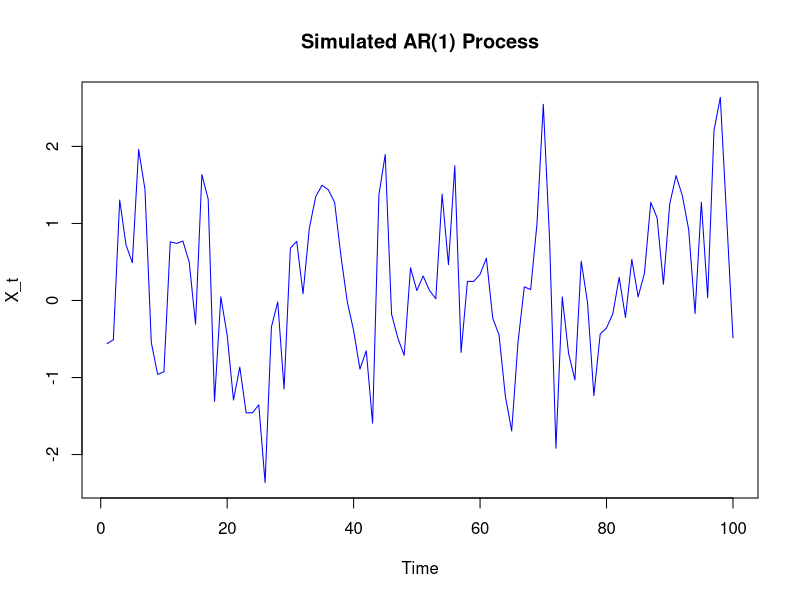
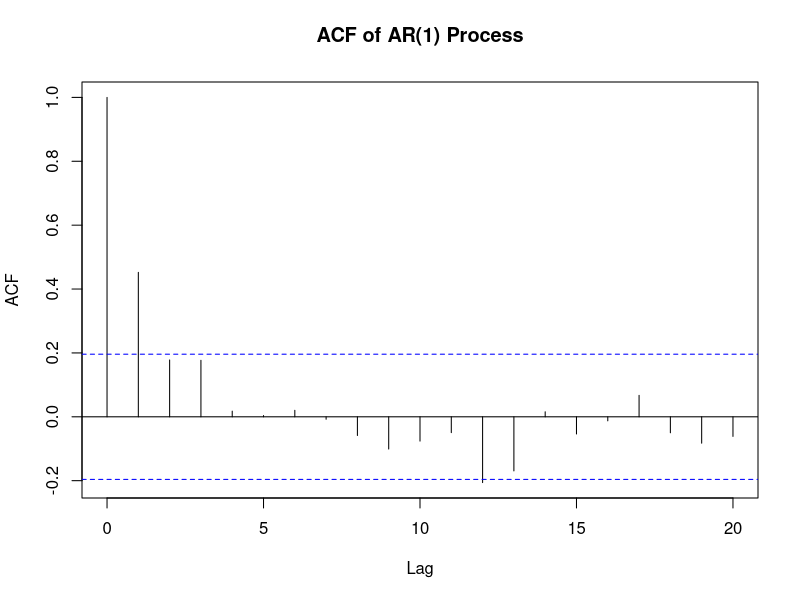
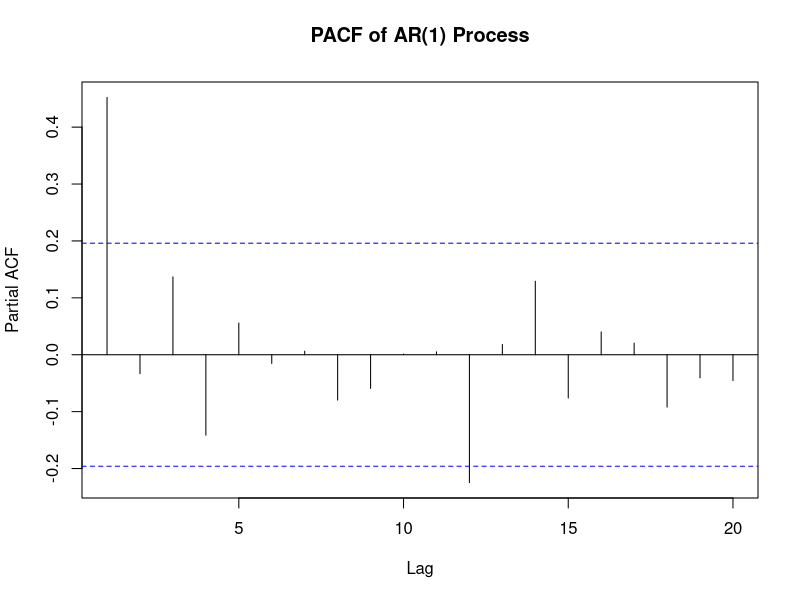
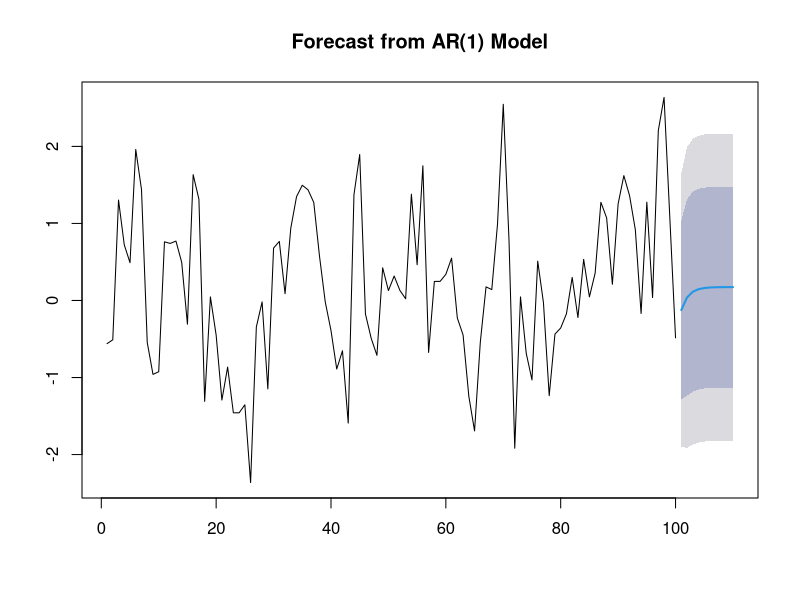
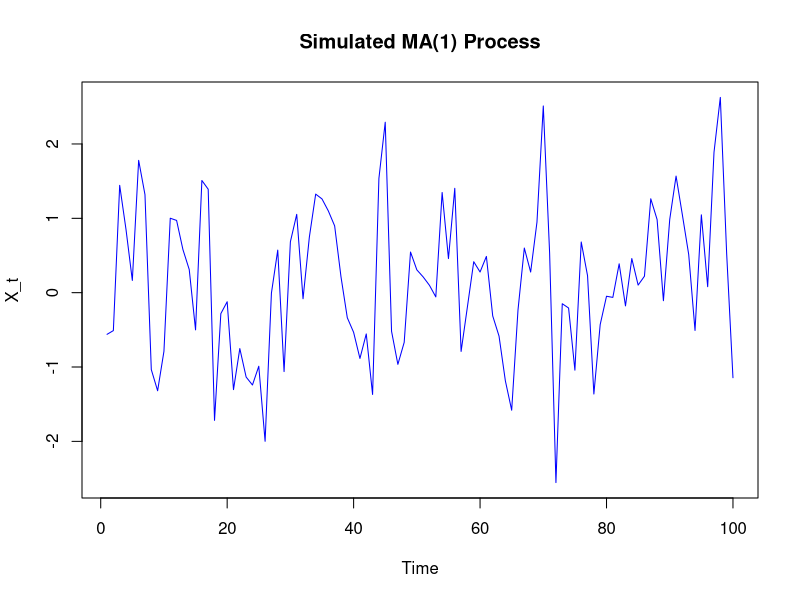
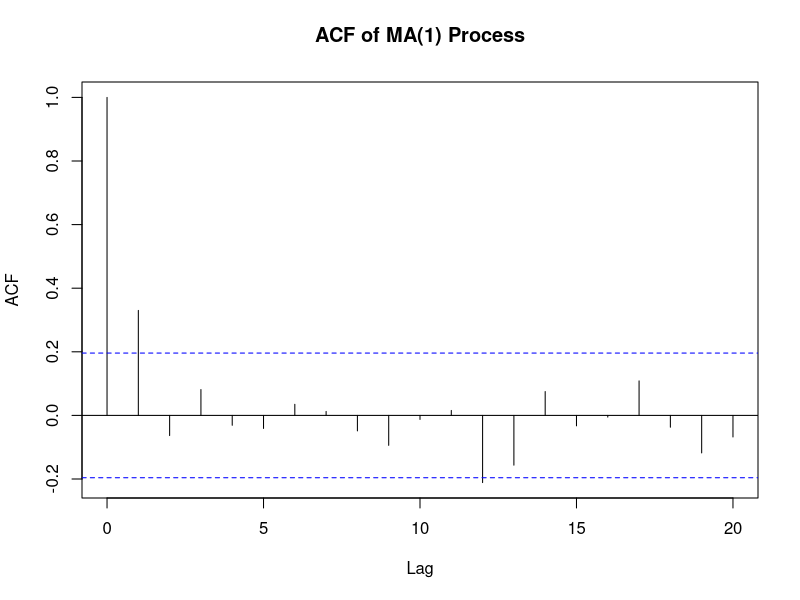
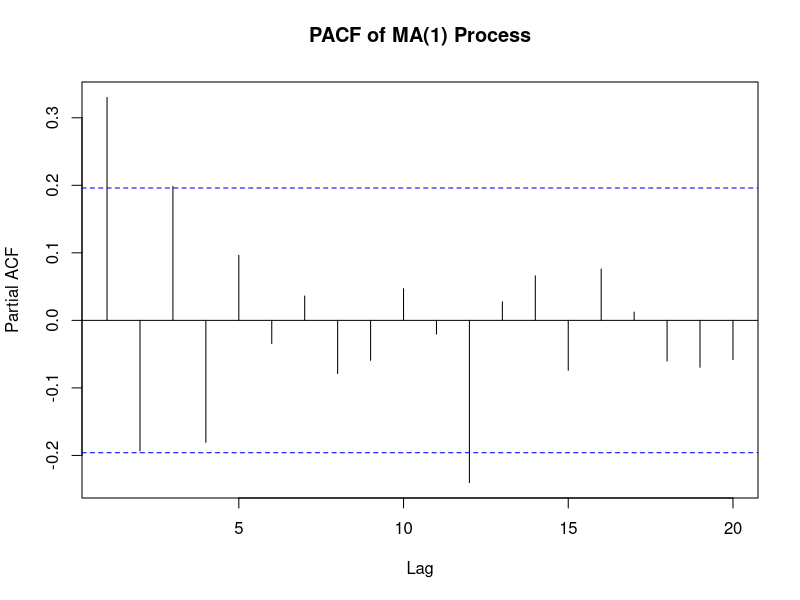
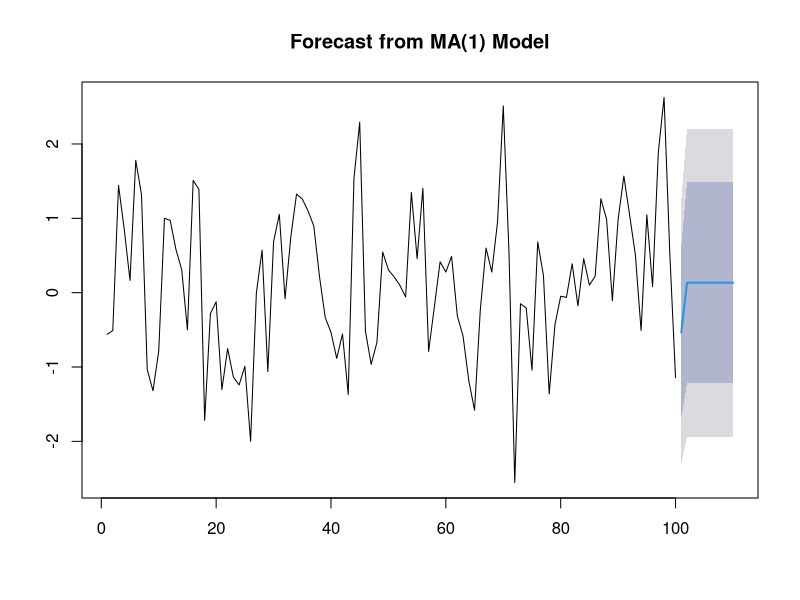

Write the R code that produced these figures, in order.
# Load necessary libraries
library(forecast)

# Set seed for reproducibility
set.seed(123)

# Simulate 100 observations from AR(1) process
n <- 100
phi <- 0.5
epsilon <- rnorm(n, mean = 0, sd = 1)
X <- numeric(n)
X[1] <- epsilon[1]  # Assume starting point X0 is epsilon[1]

# Generate the AR(1) series
for (t in 2:n) {
  X[t] <- phi * X[t-1] + epsilon[t]
}

# (b) Plot the time series
plot.ts(X, main = "Simulated AR(1) Process", ylab = "X_t", col = "blue")

# (i) Plot ACF and PACF
acf(X, main = "ACF of AR(1) Process")
pacf(X, main = "PACF of AR(1) Process")

# (i) Fit AR(1) model
model_ar1 <- arima(X, order = c(1, 0, 0))  # AR(1) model
summary(model_ar1)

# (ii) Forecast the next 10 observations
forecast_ar1 <- forecast(model_ar1, h = 10)

# Plot the forecast
plot(forecast_ar1, main = "Forecast from AR(1) Model")

# Estimate the AR(1) parameter
phi_est <- coef(model_ar1)["ar1"]
cat("Estimated AR(1) parameter (ϕ):", phi_est, "\n")


# Load necessary libraries
library(forecast)

# Set seed for reproducibility
set.seed(123)

# Simulate 100 observations from MA(1) process
n <- 100
theta <- 0.5
epsilon <- rnorm(n, mean = 0, sd = 1)
X <- numeric(n)
X[1] <- epsilon[1]

# Generate the MA(1) series
for (t in 2:n) {
  X[t] <- epsilon[t] + theta * epsilon[t-1]
}

# (b) Plot the time series
plot.ts(X, main = "Simulated MA(1) Process", ylab = "X_t", col = "blue")

# (ii) Plot ACF and PACF
acf(X, main = "ACF of MA(1) Process")
pacf(X, main = "PACF of MA(1) Process")

# (i) Fit MA(1) model
model_ma1 <- arima(X, order = c(0, 0, 1))  # MA(1) model
summary(model_ma1)

# (ii) Forecast the next 10 observations
forecast_ma1 <- forecast(model_ma1, h = 10)
forecast_ma1
# Plot the forecast
plot(forecast_ma1, main = "Forecast from MA(1) Model")

# Estimate the MA(1) parameter
theta_est <- coef(model_ma1)["ma1"]
cat("Estimated MA(1) parameter (θ):", theta_est, "\n")

